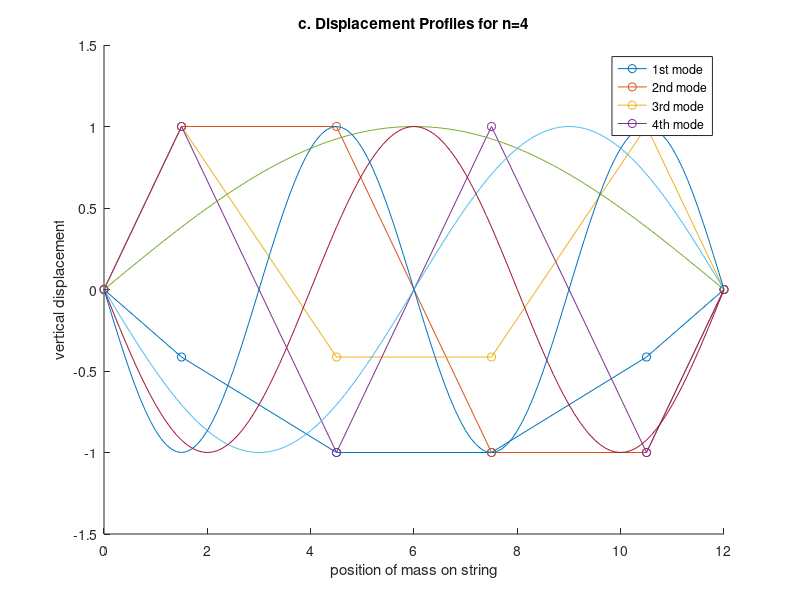
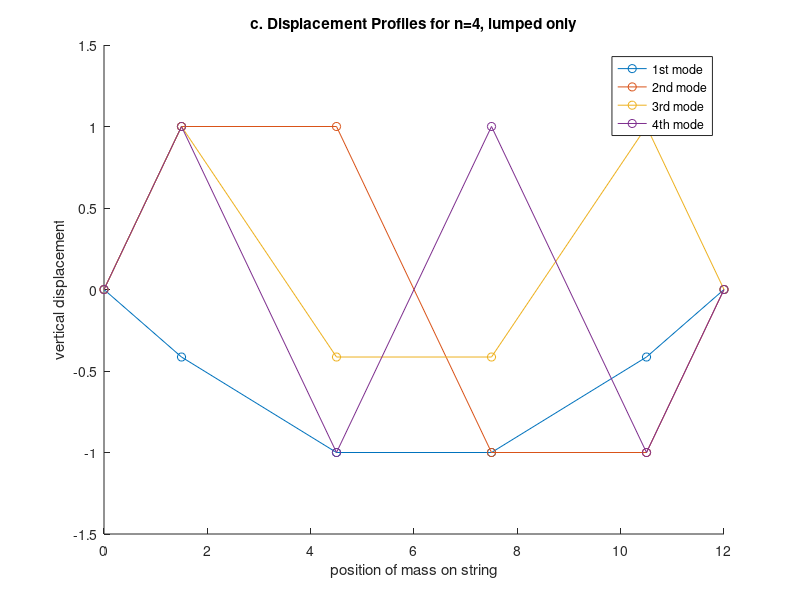
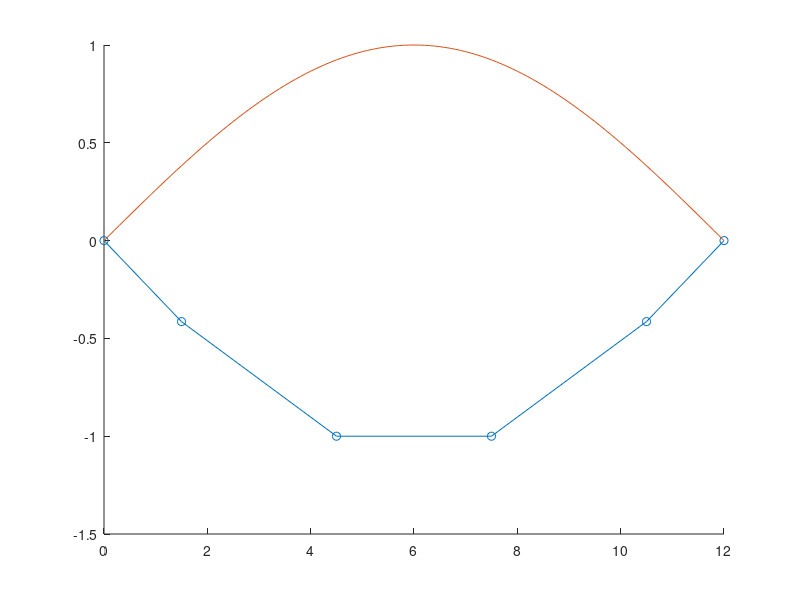
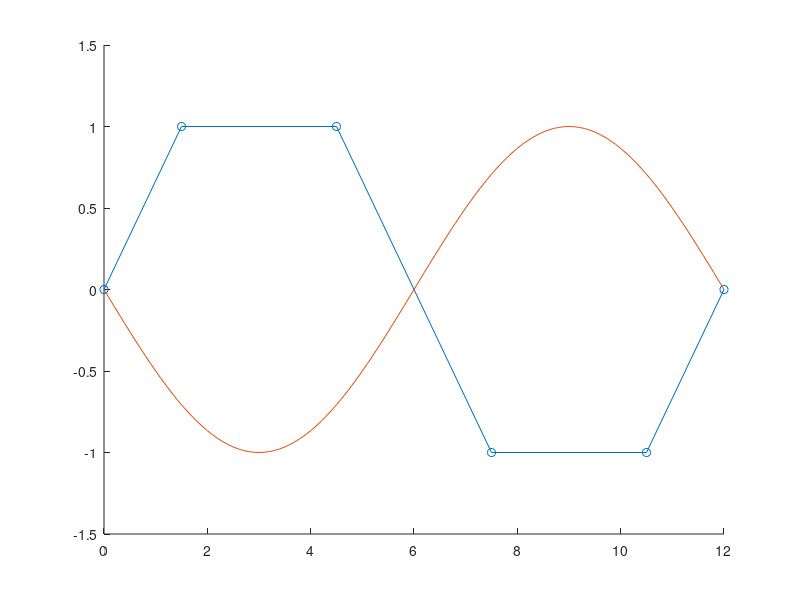

MATLAB code for these plots, in order:
%{
some context: This was for an assignment to find natural frequencies and
mode shapes of a 2DOF system.
%}

clear; close all;
Ms=21;
L=12;
T=1500;

n=4;

m=Ms/n;
l=L/n;

M=zeros(n);
for i=1:n
    M(i,i)=m;
end
K=zeros(n);
for i=1:n
    for j=1:n
        if i==1 && j==1 || i==n && j==n
            K(i,j)=3*T/l;
        elseif i==j
            K(i,j)=2*T/l;
        elseif abs(i-j)==1
            K(i,j)=-T/l;
        end
    end
end

[V D]=eig(K,M)

%Normalized eigenvectors
VNormalized=[V(:,1)*3.5074, V(:,2)*4.5826, V(:,3)*3.5074, V(:,4)*4.5826]

%Adding zeros for endpoints
VN=[0,0,0,0;VNormalized;0,0,0,0];

%This is where the masses are positioned
points=[0, l/2, 3*l/2, 5*l/2, 7*l/2, 12];

%This is for the continuous model
x=0:.1:12;

figure(1)
hold on

%Lumped mass
%The constants VN is multiplied by whatever number is needed to set the
%greatest value to 1. These were calculated before
plot(points,VN(:,1),'-o')
plot(points,VN(:,2),'-o')
plot(points,VN(:,3),'-o')
plot(points,VN(:,4),'-o')

%Continuous
plot(x,sin(pi*x/12))
plot(x,sin(-pi*x/6))
plot(x,sin(-pi*x/4))
plot(x,sin(-pi*x/3))

legend('1st mode','2nd mode','3rd mode','4th mode')
xlabel('position of mass on string')
ylabel('vertical displacement')
title('c. Displacement Profiles for n=4')

%That was messy so I'll divide it into separate plots.
figure(2)
hold on
plot(points,VN(:,1),'-o')
plot(points,VN(:,2),'-o')
plot(points,VN(:,3),'-o')
plot(points,VN(:,4),'-o')

legend('1st mode','2nd mode','3rd mode','4th mode')
xlabel('position of mass on string')
ylabel('vertical displacement')
title('c. Displacement Profiles for n=4, lumped only')

figure(3)
hold on
plot(points,VN(:,1),'-o')
plot(x,sin(pi*x/12))
E1=0;
for i=1:6
    E1=E1+(L/n)*(VN(i,1)-sin(pi*points(i)/12))^2;
end
E1

figure(4)
hold on
plot(points,VN(:,2),'-o')
plot(x,sin(-pi*x/6))
E2=0;
for i=1:6
    E2=E2+(L/n)*(VN(i,2)-sin(pi*points(i)/6))^2;
end
E2

figure(5)
hold on
plot(points,VN(:,3),'-o')
plot(x,sin(-pi*x/4))
E3=0;
for i=1:6
    E3=E3+(L/n)*(VN(i,3)-sin(pi*points(i)/4))^2;
end
E3

figure(6)
hold on
plot(points,VN(:,4),'-o')
plot(x,sin(-pi*x/3))
E4=0;
for i=1:6
    E4=E4+(L/n)*(VN(i,4)-sin(pi*points(i)/3))^2;
end
E4
